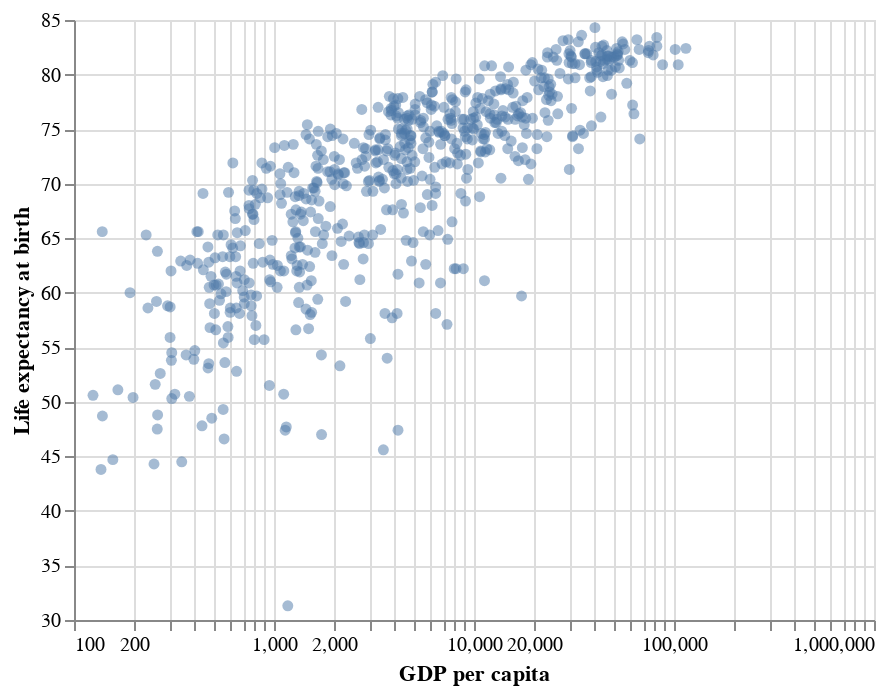

Notebook code cell kept with this figure:
### Markdown cell above
---
## 2. Using aesthetic attributes to display other variables

Now that you have a basic plot, you can start experimenting with aesthetic attributes. Here you'll see examples of how to add aesthetics, and how to use them effectively to display information from other variables in the dataset.

Let's start simple. The points are a little too on top of one another. Opacity (or transparency) can be added as an aesthetic to the mark to help visually identify tightly clustered points better. The cell below does this by *specifying a global value for the aesthetic at the mark level*.

### Code cell
# change opacity globally to fixed value
alt.Chart(data).mark_circle(opacity = 0.5).encode(
    x = alt.X('GDP per capita', scale = alt.Scale(type = 'log')),
    y = alt.Y('All', title = 'Life expectancy at birth',
              scale = alt.Scale(zero = False))
)

### Figure 1 — Vega-Lite specification as saved in the notebook (floating-point values rounded to 4 significant figures; data arrays with more than 128 entries replaced by an {"elided": "..."} marker saying what was removed)
{"config": {"view": {"continuousWidth": 400, "continuousHeight": 300}}, "data": {"name": "data-f387fa34a6db5787f5f98ceb7832c6b7"}, "mark": {"type": "circle", "opacity": 0.5}, "encoding": {"x": {"type": "quantitative", "field": "GDP per capita", "scale": {"type": "log"}}, "y": {"type": "quantitative", "field": "All", "scale": {"zero": false}, "title": "Life expectancy at birth"}}, "$schema": "https://vega.github.io/schema/vega-lite/v4.0.2.json", "datasets": {"data-f387fa34a6db5787f5f98ceb7832c6b7": {"elided": "620 records"}}}
